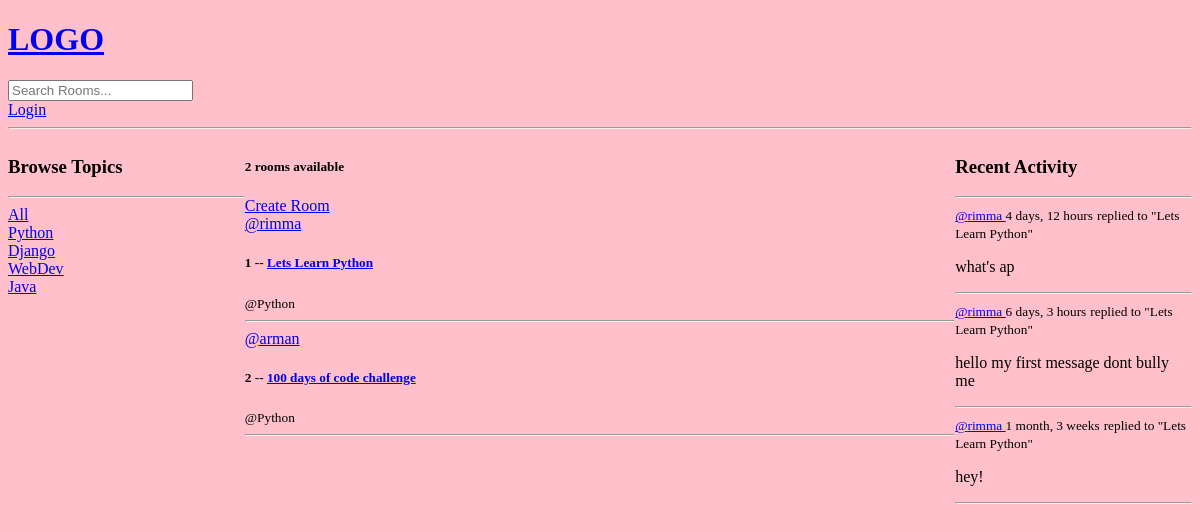
/?q=Python, run on an earlier commit of the app's database.
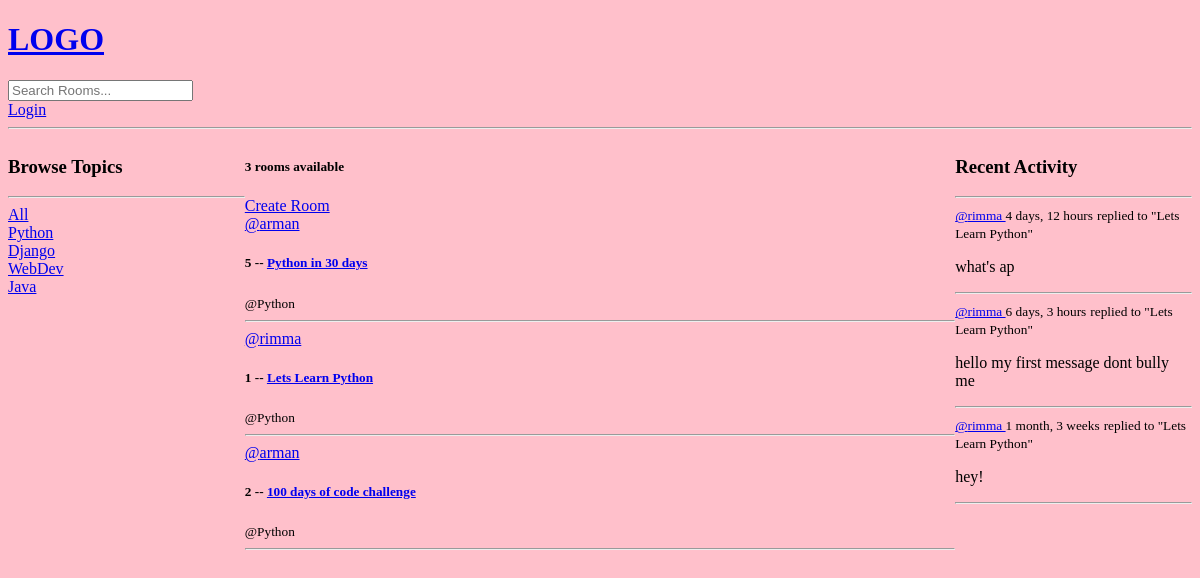
And on a later commit of the database.
### base/models.py (models this page shows, shortened)
class Topic(models.Model):
    name = models.CharField(max_length=200)

class Room(models.Model):
    host = models.ForeignKey(User, on_delete=models.SET_NULL, null=True)
    topic = models.ForeignKey(Topic, on_delete=models.SET_NULL, null=True)
    name = models.CharField(max_length=200)
    description = models.TextField(null=True, blank=True)
    participants = models.ManyToManyField(
        User, related_name='participants', blank=True)
    updated = models.DateTimeField(auto_now=True)
    created = models.DateTimeField(auto_now_add=True)
    class Meta:
        ordering = ['-updated','-created']
    def __str__(self):
        return self.name

class Message(models.Model):
    user = models.ForeignKey(User, on_delete=models.CASCADE)
    room = models.ForeignKey(Room, on_delete=models.CASCADE)#when room is deleted all chidlren are deleted too
    body = models.TextField()
    updated = models.DateTimeField(auto_now=True)
    created = models.DateTimeField(auto_now_add=True)
    class Meta:
        ordering = ['-updated','-created']
    def __str__(self):
        return self.body[0:50]#first 50 characters are shown

### base/views.py (the view)
# urls.py: path('', views.home, name="home"),
def home(request):
    q=request.GET.get('q') if request.GET.get('q') != None else ''
    rooms = Room.objects.filter(
        Q(topic__name__icontains=q) |
        Q(name__icontains=q) |
        Q(description__icontains=q)
        ) #model manager
    topics = Topic.objects.all()
    room_count = rooms.count()
    room_messages=Message.objects.filter(Q(room__topic__name__icontains=q))
    context = {'rooms': rooms, 'topics':topics,
               'room_count':room_count,'room_messages':room_messages}
    return render(request, 'base/home.html', context)

### base/templates/base/home.html (shortened to what this page needs)
{% extends 'main.html' %}
{% block  content %}
<div class='home-container'>
    <div>
        {% include 'base/topics_component.html' %}
    </div>
    <div>
        <h5>{{room_count}} rooms available</h5>
        <a href='{% url "create-room"%}'>Create Room</a>
        {% include 'base/feed_component.html' %}
    </div>
    <div>
         {% include  'base/activity_component.html' %}
    </div>
</div>
{% endblock content %}

### base/templates/base/topics_component.html
<h3>Browse Topics</h3>
        <hr>
        <div>
            <a href={% url 'home' %}>All</a>
        </div>
        {% for topic in topics %}
        <div>
            <a href={% url 'home' %}?q={{topic.name}}>{{topic.name}}</a>
        </div>
        {% endfor %}

### base/templates/base/feed_component.html (shortened to what this page needs)
<div>
    {% for room in rooms %}
        <div>
            <a href="{% url 'user-profile' room.host.id %}">@{{room.host.username}}</a>
            <h5>{{room.id}} -- <a href='{% url "room" room.id %}'>{{room.name}}</a></h5>
            <small>@{{room.topic.name}}</small>
            <hr>
        </div>
    {% endfor%}
</div>

### base/templates/base/activity_component.html (shortened to what this page needs)
<h3>Recent Activity</h3>
        <hr>
        {% for message in room_messages %}
            <div>
                <small><a href={% url 'user-profile' message.user.id %}>@{{message.user}} </a> {{message.created|timesince}}</small>
                <small>replied to "{{message.room}}"</small>
                <p>{{message}}</p>
                <hr>
            </div>
        {% endfor %}

What changed in the data, as far as the page shows it:
added Room: host.username "arman", id "5", name "Python in 30 days", topic.name "Python"
Also different on the page:
{{ room_count }}: "2" → "3"
